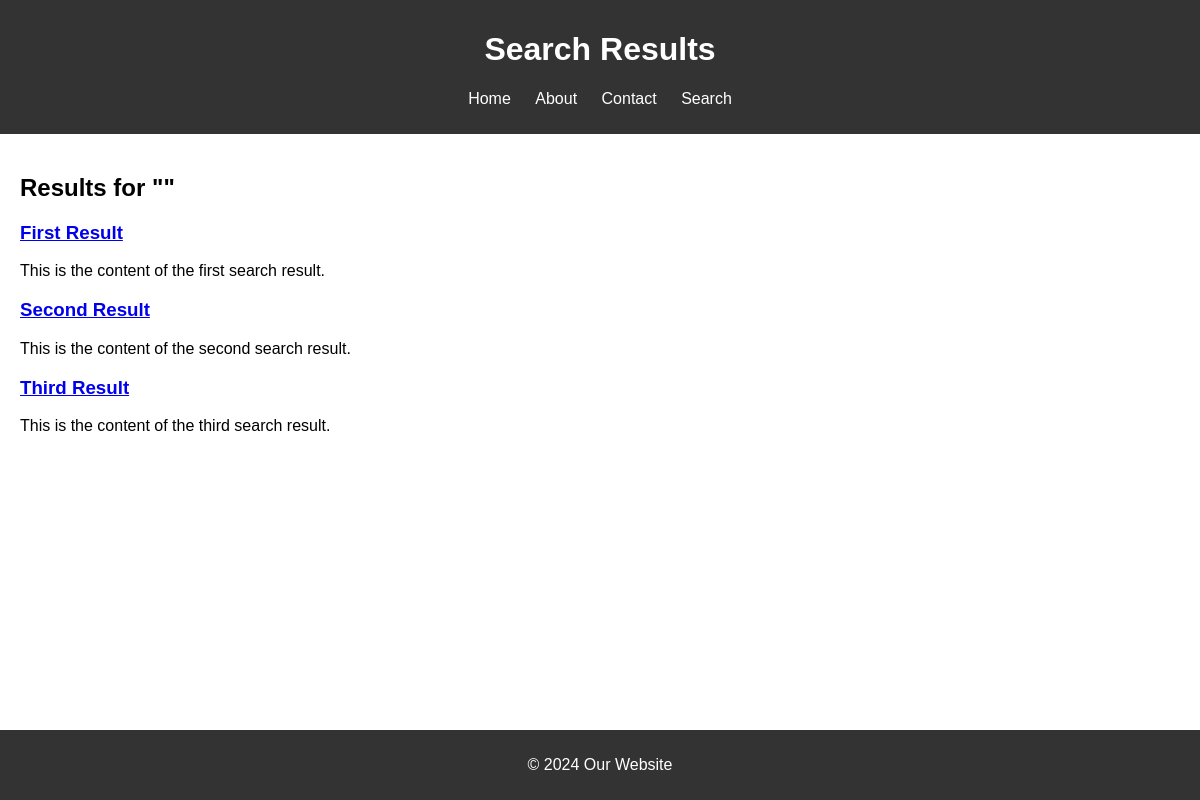
The page /webroot/results.php on the database its author committed.
### tables this page shows
CREATE TABLE search_results (
        id INTEGER PRIMARY KEY AUTOINCREMENT,
        title TEXT NOT NULL,
        content TEXT NOT NULL,
        url TEXT NOT NULL
    );

### webroot/results.php (the view, shortened to what this page needs)
<!DOCTYPE html>
<html lang="en">
<head>
    <link rel="stylesheet" href="style.css">
</head>
<body>
    <header>
        <h1>Search Results</h1>
        <nav>
            <ul>
                <li><a href="index.php">Home</a></li>
                <li><a href="about.php">About</a></li>
                <li><a href="contact.php">Contact</a></li>
                <li><a href="search.php">Search</a></li>
            </ul>
        </nav>
    </header>
    <main>
        <h2>Results for "<?php echo htmlspecialchars($_GET['query']); ?>"</h2>
        <?php
        try {
            $db = new PDO('sqlite:../search_results.db');
            $db->setAttribute(PDO::ATTR_ERRMODE, PDO::ERRMODE_EXCEPTION);
            $query = '%' . $_GET['query'] . '%';
            $stmt = $db->prepare("SELECT * FROM search_results WHERE title LIKE :query OR content LIKE :query");
            $stmt->bindParam(':query', $query, PDO::PARAM_STR);
            $stmt->execute();
            $results = $stmt->fetchAll(PDO::FETCH_ASSOC);
            if ($results) {
                foreach ($results as $result) {
                    echo '<div class="result">';
                    echo '<h3><a href="' . htmlspecialchars($result['url']) . '">' . htmlspecialchars($result['title']) . '</a></h3>';
                    echo '<p>' . htmlspecialchars($result['content']) . '</p>';
                    echo '</div>';
                }
            } else {
                echo '<p>No results found.</p>';
            }
        } catch (PDOException $e) {
            echo "Error: " . $e->getMessage();
        }
        ?>
    </main>
    <footer>
        <p>&copy; 2024 Our Website</p>
    </footer>
</body>
</html>

### webroot/style.css (style rules this page uses)
body { font-family: Arial, sans-serif; margin: 0; padding: 0; }
header { background-color: #333; color: white; padding: 10px 0; text-align: center; }
nav ul { list-style: none; padding: 0; }
nav ul li { display: inline; margin: 0 10px; }
nav ul li a { color: white; text-decoration: none; }
main { padding: 20px; }
footer { background-color: #333; color: white; text-align: center; padding: 10px 0; position: fixed; width: 100%; bottom: 0; }

### rows shown on the page
search_results: title "First Result", content "This is the content of the first search result."
search_results: title "Second Result", content "This is the content of the second search result."
search_results: title "Third Result", content "This is the content of the third search result."
